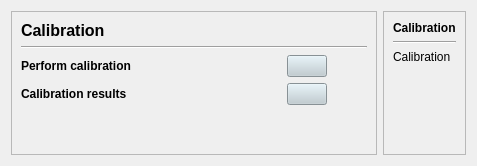
     <widget class="QWidget" name="tab_5">
      <attribute name="title">
       <string>Calibration</string>
      </attribute>
      <layout class="QGridLayout" name="gridLayout_21">
       <item row="0" column="0">
        <widget class="QFrame" name="frame_11">
         <property name="frameShape">
          <enum>QFrame::StyledPanel</enum>
         </property>
         <property name="frameShadow">
          <enum>QFrame::Raised</enum>
         </property>
         <layout class="QGridLayout" name="gridLayout_19">
          <item row="0" column="0">
           <widget class="QLabel" name="label_38">
            <property name="font">
             <font>
              <pointsize>12</pointsize>
              <weight>75</weight>
              <bold>true</bold>
             </font>
            </property>
            <property name="text">
             <string>Calibration</string>
            </property>
           </widget>
          </item>
          <item row="1" column="0" colspan="2">
           <widget class="Line" name="line_10">
            <property name="orientation">
             <enum>Qt::Horizontal</enum>
            </property>
           </widget>
          </item>
          <item row="2" column="0" colspan="2">
           <layout class="QHBoxLayout" name="horizontalLayout_19">
            <item>
             <widget class="QLabel" name="label_39">
              <property name="minimumSize">
               <size>
                <width>260</width>
                <height>0</height>
               </size>
              </property>
              <property name="font">
               <font>
                <weight>75</weight>
                <bold>true</bold>
               </font>
              </property>
              <property name="text">
               <string>Perform calibration</string>
              </property>
             </widget>
            </item>
            <item>
             <widget class="QPushButton" name="calibration">
              <property name="styleSheet">
               <string notr="true">QPushButton {
    background-color: #becbd1;
    color: black;
}

QPushButton:hover {
    color: white;
}</string>
              </property>
              <property name="text">
               <string/>
              </property>
             </widget>
            </item>
            <item>
             <spacer name="horizontalSpacer_7">
              <property name="orientation">
               <enum>Qt::Horizontal</enum>
              </property>
              <property name="sizeHint" stdset="0">
               <size>
                <width>40</width>
                <height>20</height>
               </size>
              </property>
             </spacer>
            </item>
           </layout>
          </item>
          <item row="3" column="0" colspan="2">
           <layout class="QHBoxLayout" name="horizontalLayout_21">
            <item>
             <widget class="QLabel" name="label_40">
              <property name="minimumSize">
               <size>
                <width>260</width>
                <height>0</height>
               </size>
              </property>
              <property name="font">
               <font>
                <weight>75</weight>
                <bold>true</bold>
               </font>
              </property>
              <property name="text">
               <string>Calibration results</string>
              </property>
             </widget>
            </item>
            <item>
             <widget class="QPushButton" name="calibration_results">
              <property name="styleSheet">
               <string notr="true">QPushButton {
    background-color: #becbd1;
    color: black;
}

QPushButton:hover {
    color: white;
}</string>
              </property>
              <property name="text">
               <string/>
              </property>
             </widget>
            </item>
            <item>
             <spacer name="horizontalSpacer_9">
              <property name="orientation">
               <enum>Qt::Horizontal</enum>
              </property>
              <property name="sizeHint" stdset="0">
               <size>
                <width>40</width>
                <height>20</height>
               </size>
              </property>
             </spacer>
            </item>
           </layout>
          </item>
          <item row="4" column="1">
           <spacer name="verticalSpacer_7">
            <property name="orientation">
             <enum>Qt::Vertical</enum>
            </property>
            <property name="sizeHint" stdset="0">
             <size>
              <width>20</width>
              <height>40</height>
             </size>
            </property>
           </spacer>
          </item>
         </layout>
        </widget>
       </item>
       <item row="0" column="1">
        <widget class="QFrame" name="frame_12">
         <property name="frameShape">
          <enum>QFrame::StyledPanel</enum>
         </property>
         <property name="frameShadow">
          <enum>QFrame::Raised</enum>
         </property>
         <layout class="QGridLayout" name="gridLayout_20">
          <item row="0" column="0">
           <widget class="QLabel" name="label_41">
            <property name="font">
             <font>
              <weight>75</weight>
              <bold>true</bold>
             </font>
            </property>
            <property name="text">
             <string>Calibration</string>
            </property>
           </widget>
          </item>
          <item row="2" column="0">
           <widget class="QLabel" name="label_43">
            <property name="text">
             <string>Calibration</string>
            </property>
            <property name="alignment">
             <set>Qt::AlignJustify|Qt::AlignVCenter</set>
            </property>
            <property name="wordWrap">
             <bool>true</bool>
            </property>
           </widget>
          </item>
          <item row="1" column="0">
           <widget class="Line" name="line_2">
            <property name="orientation">
             <enum>Qt::Horizontal</enum>
            </property>
           </widget>
          </item>
          <item row="3" column="0">
           <spacer name="verticalSpacer_8">
            <property name="orientation">
             <enum>Qt::Vertical</enum>
            </property>
            <property name="sizeHint" stdset="0">
             <size>
              <width>20</width>
              <height>40</height>
             </size>
            </property>
           </spacer>
          </item>
         </layout>
        </widget>
       </item>
      </layout>
     </widget>
